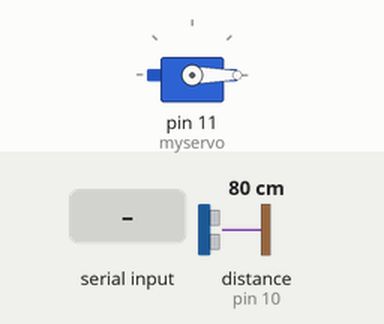
The sketch below on a simulated Arduino Uno, built with avr-gcc and run on an emulated ATmega328P. On the bench: servo. Wiring (inferred from the names in the program): ultrasonic range finder: trigger pin 9; echo pin 10. Inputs (shaded band) come from the test bench; at power-on: distance to the obstacle (sensor on pin 10) 80 cm. The echo pulse lasts 58.3 µs per cm; what the sketch prints to the serial monitor is not drawn.

Above: at 1.2 s.
1.3 s: "90,45\n" received over Serial
At 2.9 s:
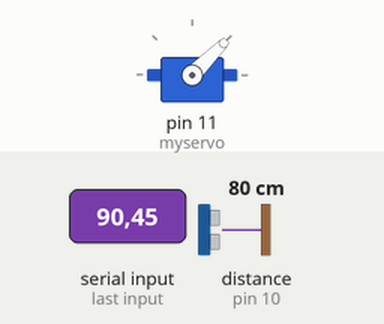
4.3 s: "30,150\n" received over Serial
At 5.6 s:
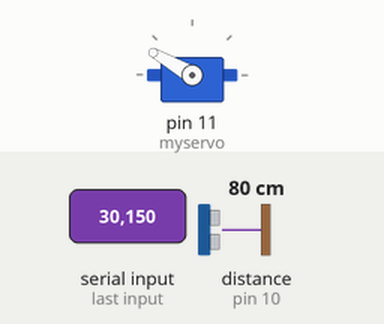
7.3 s: "200\n" received over Serial
At 8.8 s:
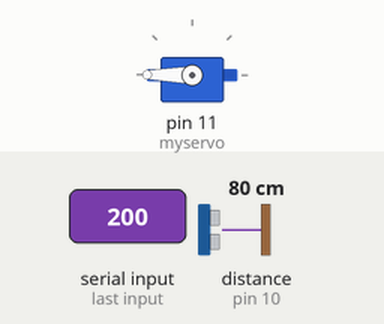
10.3 s: "90\n" received over Serial
At 11.6 s:
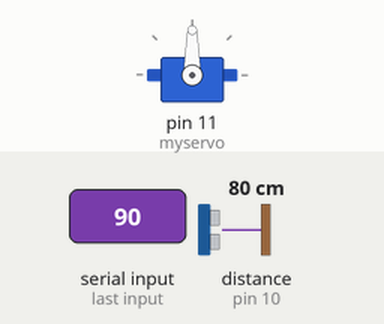
Timing chart, 0 to 13.7 s (numbered marks = the images above; inputs shaded):
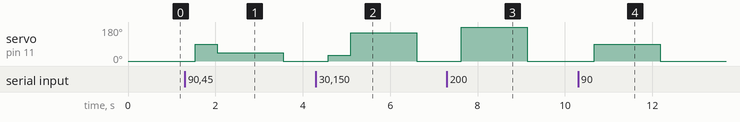

The sketch:

radar_GUI_qt.ino
```cpp
#include <Servo.h>

//Servo
Servo myservo;

//HC-SR04 ultrasonic sensor
const int trigPin = 9;
const int echoPin = 10;

long duration;
float distance;
int servoSetting;

void setup() {
    //serial
    Serial.begin(9600);
    //servo
    myservo.attach(11);
    //hc-sr04
    pinMode(trigPin, OUTPUT);
    pinMode(echoPin, INPUT);
    myservo.write(0);
}

void loop() {
    moveServo();
    getDistance();
    outputDistance();
    delay(500);
}

//move servo
void moveServo(){
    if (Serial.available()){
        servoSetting = Serial.parseInt();
        myservo.write(servoSetting);
    }
}

//get hc-sr04 distance
void getDistance(){
    digitalWrite(trigPin, LOW);
    delayMicroseconds(2);
    digitalWrite(trigPin, HIGH);
    delayMicroseconds(10);
    digitalWrite(trigPin, LOW);
    duration = pulseIn(echoPin, HIGH);
    distance = duration * 0.034 / 2;
}

//serial print distance
void outputDistance(){
    Serial.print(distance);
    Serial.print(",");
    Serial.flush();
}
```

Measured:
- after the input at 1.3 s, servo on pin 11 (myservo): 0° → 90° after 0.24 s, → 45° 0.51 s later, → 0° 1.5 s later
- after the input at 4.3 s, servo on pin 11 (myservo): 0° → 30° after 0.28 s, → 150° 0.51 s later, → 0° 1.5 s later
- after the input at 7.3 s, servo on pin 11 (myservo): 0° → 180° after 0.33 s, → 0° 1.5 s later
- after the input at 10.3 s, servo on pin 11 (myservo): 0° → 90° after 0.37 s, → 0° 1.5 s later
